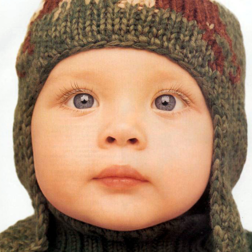
#> input picture data/raw/Set5/input_lr/baby.png, 252 x 252 px
$ python -i align_images.py   (imports and definitions only)
#> lines starting #> are read from the running program, lines starting #| are printed output that depends on the picture; after the words box and inside, x2 and y2 are one past the last pixel; in counts of white or black regions, pixels touching at a corner belong together
#> further down, picture is the input picture: shape (252, 252, 3); mean B, G, R 108.9, 134.2, 167.9
# Adapted from: https://github.com/khufkens/align_images/blob/42937c5144d3d8ca1759cf5c136c2c0dbbd91d45/align_images.py

from dataclasses import dataclass
import cv2
import numpy as np
from numpy.fft import fft2, ifft2, fftshift


# [117 lines left out: functions rotationAlign, eccAlign, featureAlign, not called in this run]


def filter_reshape(image):
    gray_image = cv2.cvtColor(image, cv2.COLOR_BGR2GRAY)
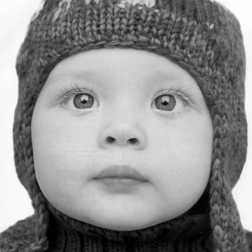
#> gray_image: shape (252, 252); min 0, max 255, mean 141.4

    # Threshold the image to separate dark pixels (0, 0, 0) from others
    _, binary_image = cv2.threshold(gray_image, 10, 255, cv2.THRESH_BINARY)
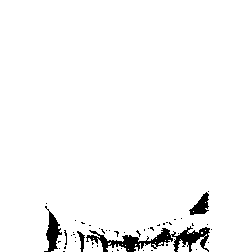
#> binary_image: shape (252, 252); 96.8% white; 50 black regions (45 under 20 px), largest, box (x1, y1, x2, y2) and area: (86, 226, 210, 252) 1212, (44, 206, 62, 252) 363, (189, 192, 209, 215) 240, (77, 231, 85, 252) 73, (64, 230, 67, 245) 22

    grid = binary_image.astype("bool")
#> grid: shape (252, 252) bool; 96.8% white; 50 black regions (45 under 20 px)

    cv_grid = grid.astype("uint8") * 255
    contours, _ = cv2.findContours(cv_grid, cv2.RETR_EXTERNAL, cv2.CHAIN_APPROX_SIMPLE)
#> contours = 17 contours, 13 with area under 20; largest, box (x1, y1, x2, y2) and area: (0, 0, 252, 252) 60782, (191, 234, 208, 252) 102, (177, 239, 189, 252) 78, (106, 244, 127, 252) 76

    # Initialize variables to store information about the largest rectangle
    max_area = 0
    max_rect = None
    con = None
    # Iterate through each contour
    for contour in contours:
        # Approximate the contour to a polygon
        epsilon = 0.1 * cv2.arcLength(contour, True)
        approx = cv2.approxPolyDP(contour, epsilon, True)

        # Check if the polygon has 4 vertices (indicating it's a rectangle)
        if len(approx) == 4:
            # Calculate the area of the rectangle
            area = cv2.contourArea(contour)

            # Update the maximum area and corresponding rectangle
            if area > max_area:
                max_area = area
                max_rect = cv2.boundingRect(approx)
                con = contour
#> this loop made 17 passes
#> (epsilon, approx, area, max_area, max_rect) on passes 13, 17: (6.97, [[206, 234], [191, 251], [207, 251], [199, 244]], 101.5, 101.5, (191, 234, 17, 18)), (156.1, [[0, 0], [0, 251], [251, 251], [251, 0]], 60782.5, 60782.5, (0, 0, 252, 252))
#> (epsilon, approx) on passes 1, 2, 4, 5, 6, 8: (0, [[128, 249]]), (0, [[125, 245]]), (0, [[122, 244]]), (5.92, [[106, 248], [126, 251]]), (0, [[155, 242]]), (0, [[165, 240]])
#> after the loop, con = contour of 383 points, box (x1, y1, x2, y2) (0, 0, 252, 252), area 60782; max_area = 60782.5

    contour = con
#> contour has the same summary as con
    a = max_rect
#> a = (0, 0, 252, 252)
    x, y, w, h = a[0], a[1], a[2], a[3]
#> x = 0; y = 0; w = 252; h = 252
    cropped_img = image[y : y + h, x : x + w, :]
    return max_rect


# [35 lines left out: functions crop_max_rectangle, translation, not called in this run]


@dataclass
class DefaultAlignArgs:
    # maximum number of features to consider
    max_features: int = 10000  # 5000
    # fraction of features to retain
    feature_retention: float = 0.1

    # Specify the ECC number of iterations.
    # number of ecc iterations
    number_of_iterations: int = 5000

    # Specify the ECC threshold of the increment
    # in the correlation coefficient between two iterations
    termination_eps: float = 1e-8


# [31 lines left out: function align_output_target, not called in this run]

>>> import cv2
>>> picture = cv2.imread('../../data/raw/Set5/input_lr/baby.png')
>>> result = filter_reshape(picture)
#> result = (0, 0, 252, 252)

$ run again, on data/raw/Set5/input_lr/bird.png
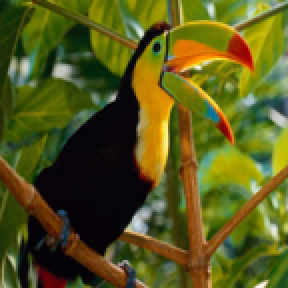
#> input picture data/raw/Set5/input_lr/bird.png, 144 x 144 px (shown 2 times larger)
#> picture is the input picture: shape (144, 144, 3); mean B, G, R 27, 88.5, 88
#> in filter_reshape, `gray_image = cv2.cvtColor(image, cv2.COLOR_BGR2GRAY)`:
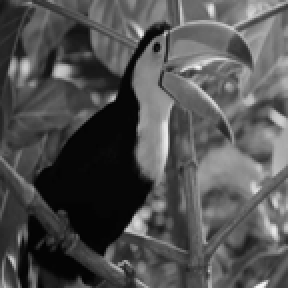
#> gray_image: shape (144, 144) (shown 2 times larger); min 2, max 246, mean 81.3
#> in filter_reshape, `_, binary_image = cv2.threshold(gray_image, 10, 255, cv2.THRESH_BINARY)`:
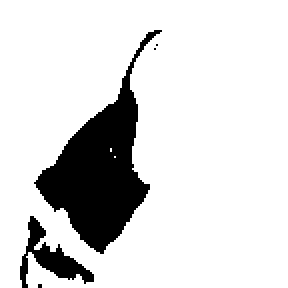
#> binary_image: shape (144, 144) (shown 2 times larger); 85.3% white; 5 black regions (3 under 20 px), largest, box (x1, y1, x2, y2) and area: (17, 15, 81, 127) 2604, (10, 108, 47, 144) 435
#> grid: shape (144, 144) bool; 85.3% white; 5 black regions (3 under 20 px)
#> contours = 1 contour; box (x1, y1, x2, y2) and area: (0, 0, 144, 144) 19935
#> the loop in filter_reshape, `for contour in contours:` made 1 pass
#> (epsilon, approx, area, max_area, max_rect) on pass 1: (75.02, [[0, 0], [0, 143], [143, 143], [143, 0]], 19935, 19935, (0, 0, 144, 144))
#> after the loop in filter_reshape, `for contour in contours:`: con = contour of 101 points, box (x1, y1, x2, y2) (0, 0, 144, 144), area 19935; max_area = 19935
#> contour has the same summary as con
#> a = (0, 0, 144, 144)
#> x = 0; w = 144
#> result = (0, 0, 144, 144)
